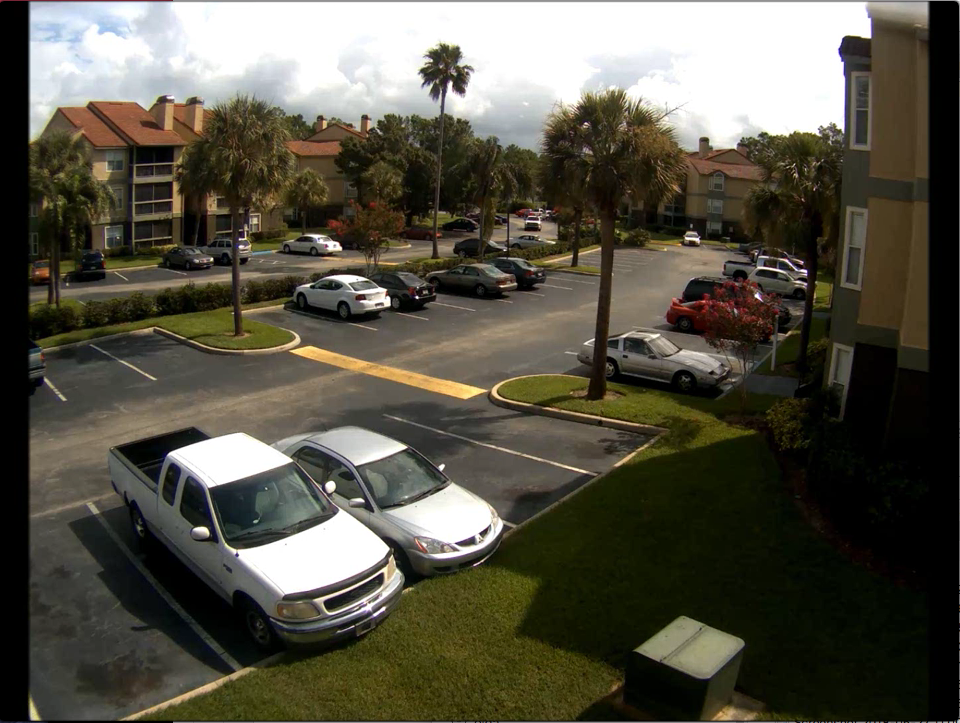
#> input picture images/parking_lot_2.png, 960 x 723 px, found by its file name
$ python color_test.py
#> lines starting #> are read from the running program, lines starting #| are printed output that depends on the picture; after the words box and inside, x2 and y2 are one past the last pixel; in counts of white or black regions, pixels touching at a corner belong together
from fileinput import filename
import cv2
import numpy as np

path = '/home/nicole/propwave/ParkingLot/parking_lot/images/parking_lot_2.png'

img = cv2.imread(filename = path)
#> img is the input picture: shape (723, 960, 3); mean B, G, R 70.2, 83, 86.2
hsv_img = cv2.cvtColor(img, cv2.COLOR_BGR2HSV)
#> hsv_img: shape (723, 960, 3); mean H, S, V 33, 99.4, 88.1

boundaries = [([0,0,100],[255,50,225]), #white
              ([20,100,100], [30,255,255])  #yellow
              ]
for (lower, upper) in boundaries:
    lower = np.array(lower, dtype= 'uint8')
    upper = np.array(upper, dtype= 'uint8')
    mask = cv2.inRange(hsv_img, lower, upper)
    cv2.imshow('parking_lot',mask)
    cv2.waitKey()
    cv2.destroyAllWindows()
#> this loop made 2 passes
#> pass 1, `mask = cv2.inRange(hsv_img, lower, upper)`:
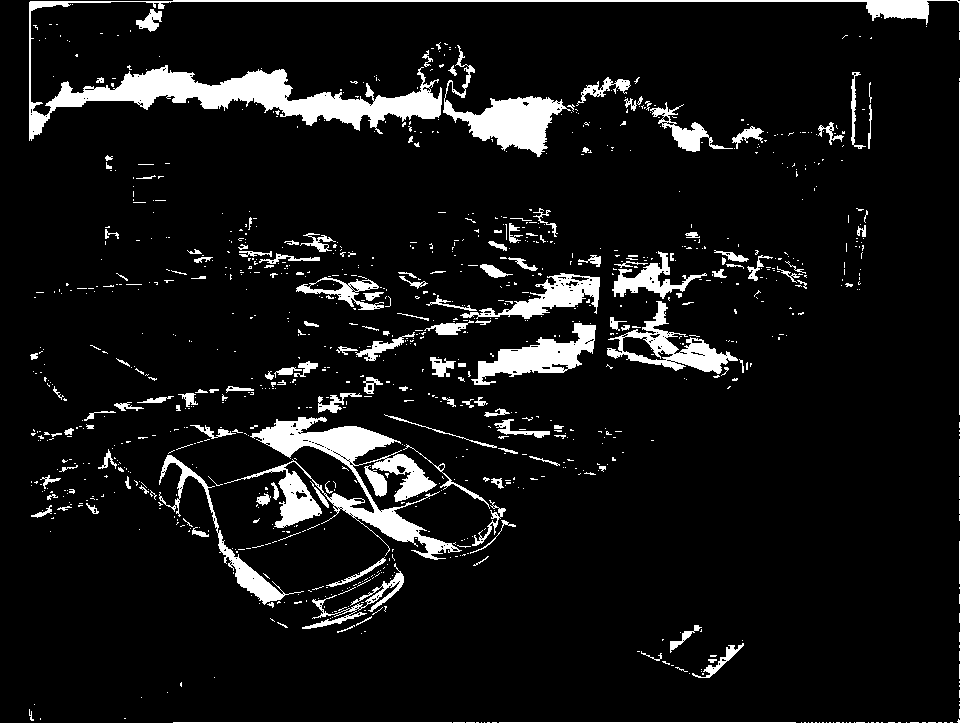
#> mask: shape (723, 960); 8.2% white; 1069 white regions (911 under 20 px), largest, box (x1, y1, x2, y2) and area: (29, 0, 960, 141) 13236, (224, 417, 462, 560) 8703, (443, 45, 571, 157) 4061
#> pass 2, `mask = cv2.inRange(hsv_img, lower, upper)`:
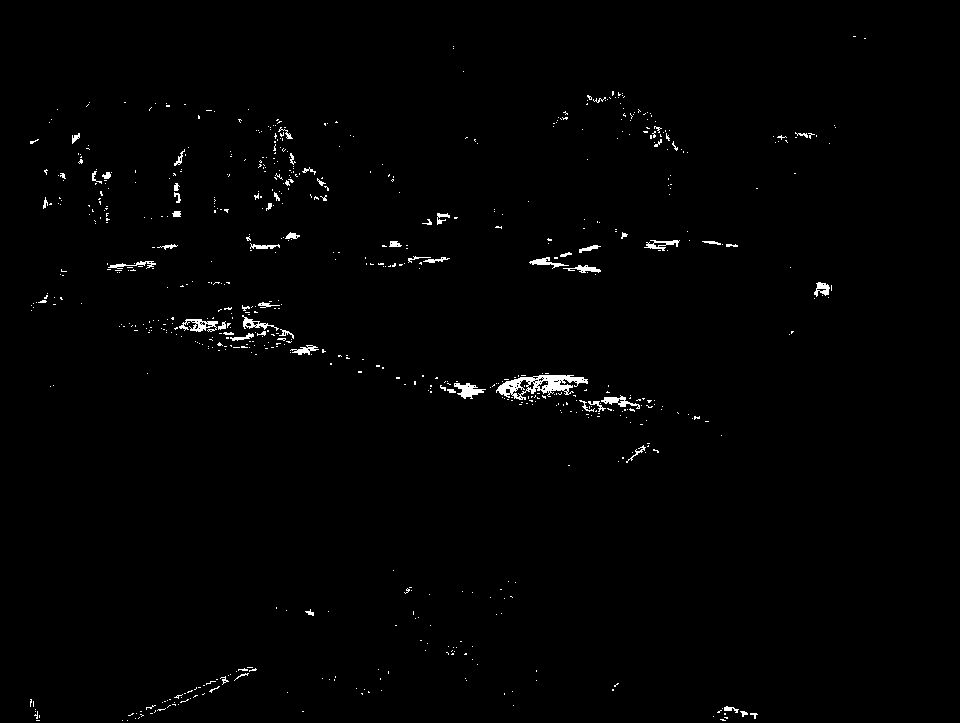
#> mask: shape (723, 960); 0.99% white; 711 white regions (650 under 20 px), largest, box (x1, y1, x2, y2) and area: (496, 375, 588, 400) 1027, (179, 319, 218, 332) 262, (454, 383, 486, 399) 257


# [10 lines of commented-out code are left out]
